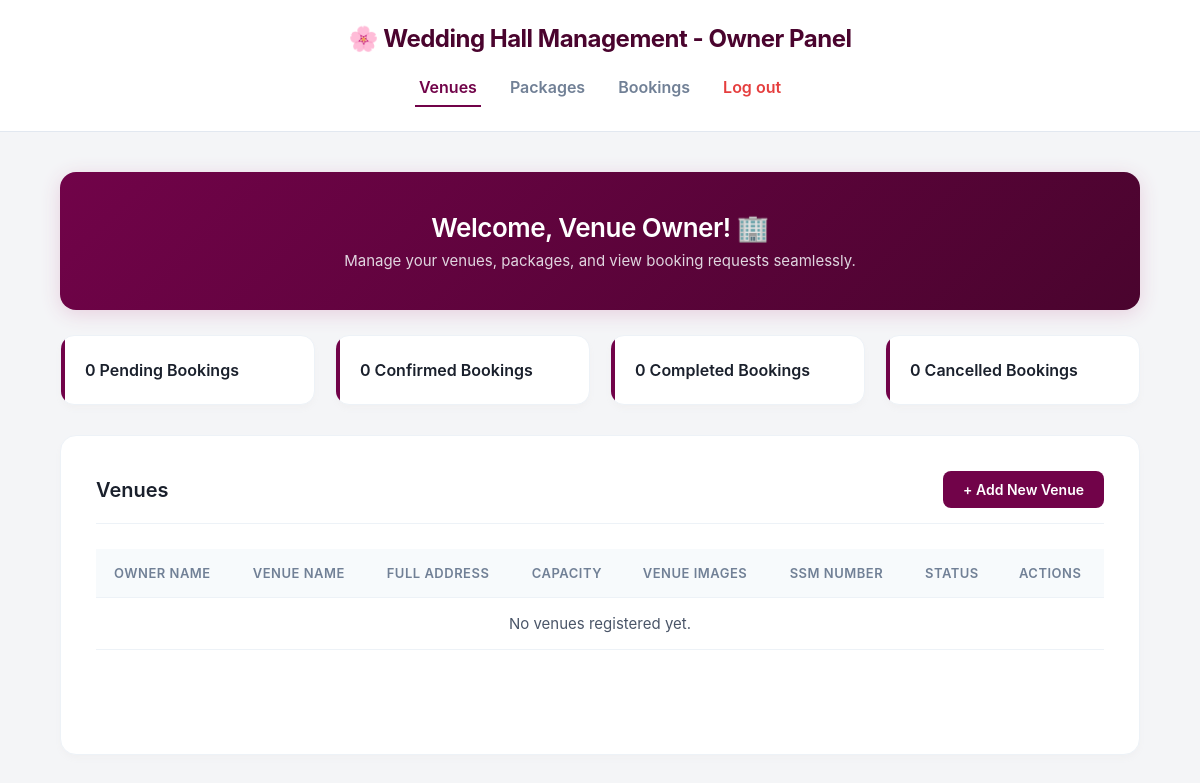
The app's page /Owner/venue_owner.php, older data.
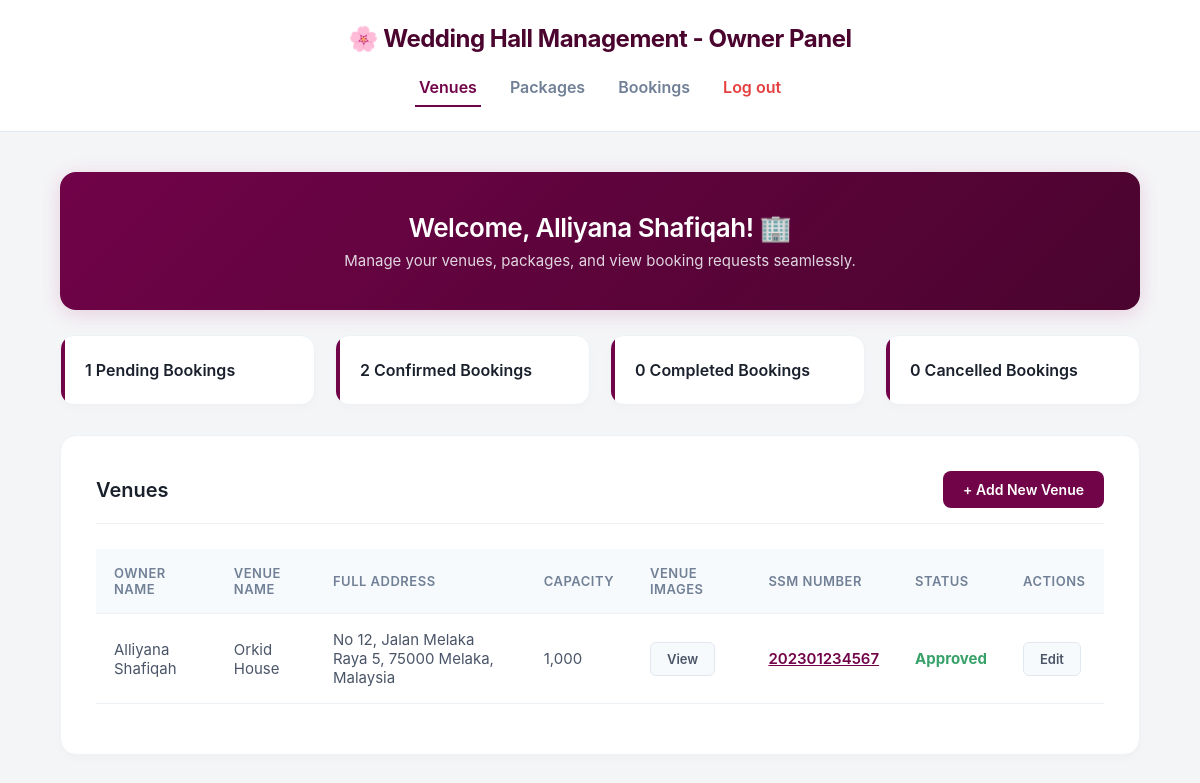
The same page, newer data.
### tables this page shows
CREATE TABLE `venue_owner` (
  `owner_id` int(11) NOT NULL,
  `owner_name` varchar(100) NOT NULL,
  `owner_email` varchar(100) NOT NULL,
  `owner_phonenum` varchar(20) NOT NULL,
  `owner_password` varchar(255) NOT NULL,
  `owner_role` varchar(20) NOT NULL,
  `owner_status` varchar(20) NOT NULL
);

CREATE TABLE `venue` (
  `venue_id` int(11) NOT NULL,
  `venue_name` varchar(100) NOT NULL,
  `venue_location` varchar(255) NOT NULL,
  `venue_capacity` int(11) NOT NULL,
  `venue_price` decimal(10,2) NOT NULL,
  `venue_desc` text NOT NULL,
  `owner_id` int(11) NOT NULL,
  `venue_ssm` varchar(20) NOT NULL,
  `venue_ssm_file` varchar(255) NOT NULL,
  `venue_image` text NOT NULL,
  `admin_id` int(11) DEFAULT NULL,
  `venue_status` enum('Pending','Approved','Rejected') NOT NULL DEFAULT 'Pending'
);

### Owner/venue_owner.php (the view, shortened to what this page needs)
<?php
include('db_connection.php');
$owner_id = $_SESSION['owner_id'];
$owner_name = "Venue Owner";
$owner_query = "SELECT owner_name FROM venue_owner WHERE owner_id = $owner_id LIMIT 1";
$owner_result = mysqli_query($conn, $owner_query);
if ($owner_result && mysqli_num_rows($owner_result) > 0) {
    $owner_row = mysqli_fetch_assoc($owner_result);
    $owner_name = $owner_row['owner_name'];
}
?>
<!DOCTYPE html>
<html lang="en">
<head>
</head>
<body>
    <div class="container">
        <div class="header">
            <div class="logo-area">🌸 Wedding Hall Management - Owner Panel</div>
            <div class="nav-links">
                <a onclick="switchTab('venues')" id="tab-venues" class="active">Venues</a>
                <a onclick="switchTab('packages')" id="tab-packages">Packages</a>
                <a onclick="switchTab('bookings')" id="tab-bookings">Bookings</a>
                <a class="logout" onclick="openModal('modal-logout-confirmation')">Log out</a>
            </div>
        </div>
        <div class="welcome-banner">
            <h2>Welcome, <?php echo htmlspecialchars($owner_name); ?>! 🏢</h2>
            <p>Manage your venues, packages, and view booking requests seamlessly.</p>
        </div>
        <div class="stats-container">
            <div class="stat-card" id="count-pending">0 Pending Bookings</div>
            <div class="stat-card" id="count-confirmed">0 Confirmed Bookings</div>
            <div class="stat-card" id="count-completed">0 Completed Bookings</div>
            <div class="stat-card" id="count-cancelled">0 Cancelled Bookings</div>
        </div>
        <div id="section-venues" class="content-section active-section">
            <div class="section-header">
                <h3>Venues</h3>
                <button class="btn-add" onclick="openModal('modal-add-venue')">+ Add New Venue</button>
            </div>
            <table id="table-venues">
                <thead>
                    <tr>
                        <th>Owner Name</th>
                        <th>Venue Name</th>
                        <th>Full Address</th>
                        <th>Capacity</th>
                        <th>Venue Images</th>
                        <th>SSM Number</th>
                        <th>Status</th>
                        <th>Actions</th>
                    </tr>
                </thead>
                <tbody>
                    <?php
                    $venue_query = "SELECT v.*, vo.owner_name FROM venue v
                                    JOIN venue_owner vo ON v.owner_id = vo.owner_id
                                    WHERE v.owner_id = $owner_id";
                    $venue_result = mysqli_query($conn, $venue_query);
                    if (mysqli_num_rows($venue_result) > 0) {
                        while ($v_row = mysqli_fetch_assoc($venue_result)) {
                            echo "<tr>";
                            echo "<td>" . htmlspecialchars($v_row['owner_name']) . "</td>";
                            echo "<td>" . htmlspecialchars($v_row['venue_name']) . "</td>";
                            echo "<td>" . htmlspecialchars($v_row['venue_location']) . "</td>";
                            echo "<td>" . number_format($v_row['venue_capacity']) . "</td>";
                            $img_path = "images/" . $v_row['venue_image'];
                            echo "<td><button class='btn-edit' onclick=\"openGalleryModal(['$img_path'], '" . htmlspecialchars($v_row['venue_name']) . "')\">View</button></td>";
                            $ssm_file_path = "images/" . $v_row['venue_ssm_file'];
                            echo "<td><a href='javascript:void(0)' onclick=\"openImageModal('$ssm_file_path')\" style='color: #710349; font-weight: 600; text-decoration: underline;'>" . htmlspecialchars($v_row['venue_ssm']) . "</a></td>";
                            $v_status = isset($v_row['venue_status']) ? $v_row['venue_status'] : 'Pending';
                            $status_color = '#d69e2e';
                            if (strcasecmp($v_status, 'Approved') == 0) {
                                $status_color = '#38a169';
                            } elseif (strcasecmp($v_status, 'Rejected') == 0) {
                                $status_color = '#e53e3e';
                            }
                            echo "<td style='color: $status_color; font-weight: 700;'>" . htmlspecialchars($v_status) . "</td>";
                            echo "<td>
                                <button class='btn-edit' data-venue-id='" . $v_row['venue_id'] . "' onclick=\"openModal('modal-edit-venue', 'venue', this)\">Edit</button>
                              </td>";
                            echo "</tr>";
                        }
                    } else {
                        echo "<tr><td colspan='8' style='text-align:center;'>No venues registered yet.</td></tr>";
                    }
                    ?>
                </tbody>
            </table>
        </div>
    </div>
</body>
</html>

Row changes from the older to the newer data that the page shows:
added venue_owner: owner_name "Alliyana Shafiqah"
added venue: owner.owner_name "Alliyana Shafiqah", venue_name "Orkid House", venue_location "No 12, Jalan Melaka Raya 5, 75000 Melaka, Malaysia", venue_capacity "1,000", venue_ssm "202301234567", venue_status "Approved"
Text that changed along with them:
text written by a page script: "0 Pending Bookings" → "1 Pending Bookings"
text written by a page script: "0 Confirmed Bookings" → "2 Confirmed Bookings"
$owner_name: "Venue Owner" → (not shown)
text no longer shown: "No venues registered yet."
